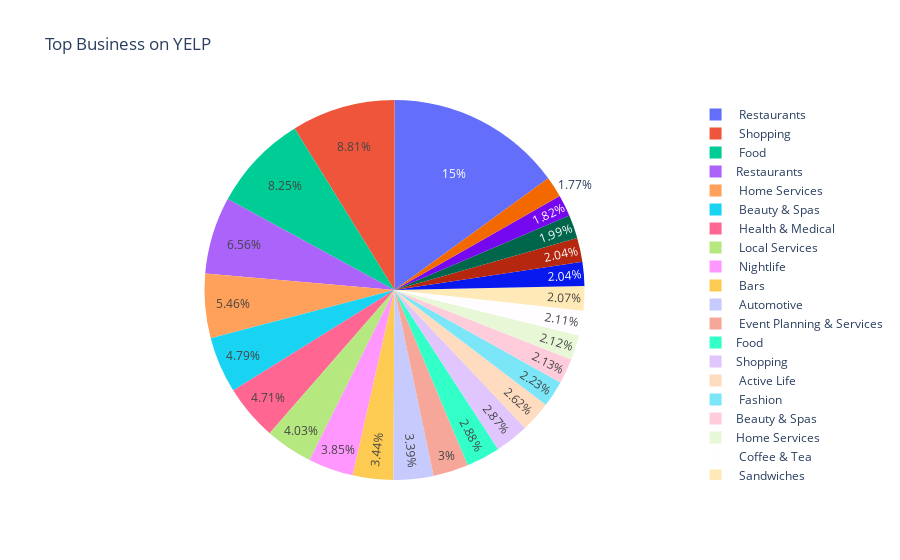

The notebook cell saved with this chart:
### Code cell
fig = px.pie(top_business, values='Count', names='Categories', title='Top Business on YELP')

fig.show()

### Figure 1 — Plotly figure (JSON) as saved in the notebook; plotly's stock layout.template omitted (floating-point values rounded to 4 significant figures)
{"data": [{"domain": {"x": [0, 1], "y": [0, 1]}, "hovertemplate": "Categories=%{label}<br>Count=%{value}<extra></extra>", "labels": [" Restaurants", " Shopping", " Food", "Restaurants", " Home Services", " Beauty & Spas", " Health & Medical", " Local Services", " Nightlife", " Bars", " Automotive", " Event Planning & Services", "Food", "Shopping", " Active Life", " Fashion", "Beauty & Spas", "Home Services", " Coffee & Tea", " Sandwiches", " Fast Food", " Home & Garden", " American (Traditional)", " Professional Services", "Health & Medical"], "legendgroup": "", "name": "", "showlegend": true, "type": "pie", "values": [44488, 26128, 24452, 19456, 16205, 14216, 13978, 11958, 11415, 10201, 10063, 8911, 8539, 8516, 7771, 6628, 6304, 6282, 6257, 6132, 6063, 6053, 5889, 5409, 5249]}], "layout": {"legend": {"tracegroupgap": 0}, "title": {"text": "Top Business on YELP"}}}
